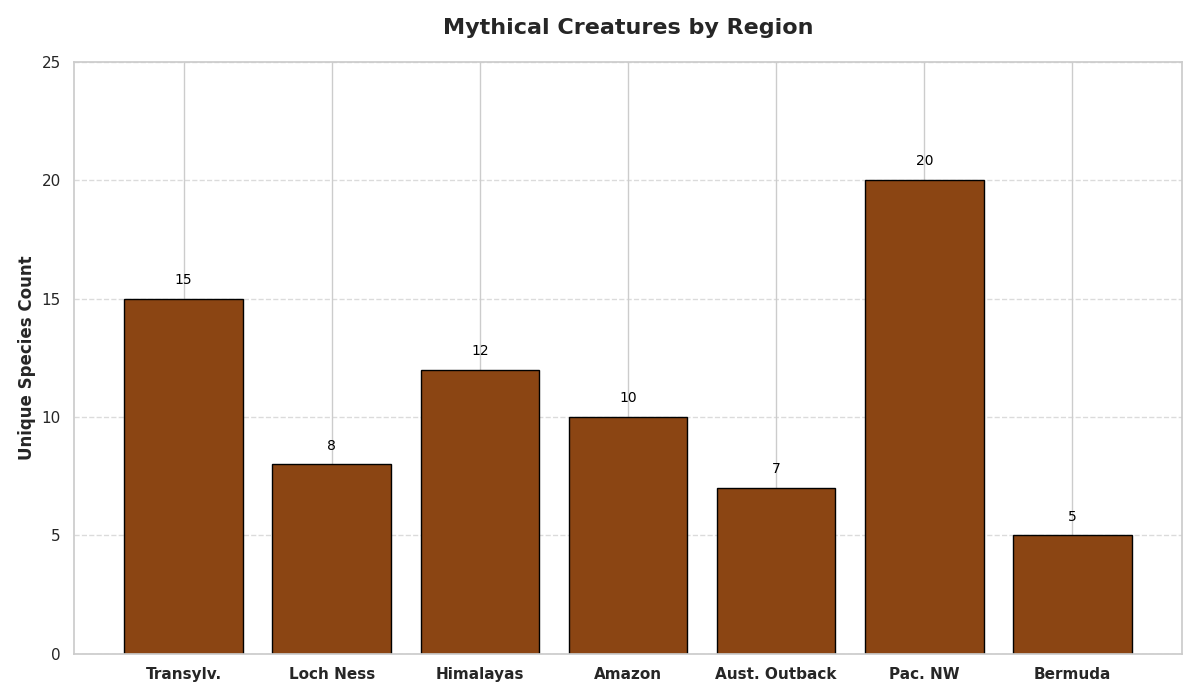

Recreate this plot in Python.
import matplotlib.pyplot as plt
import numpy as np

regions = ["Transylv.", "Loch Ness", "Himalayas", "Amazon", 
           "Aust. Outback", "Pac. NW", "Bermuda"]

cryptid_counts = [15, 8, 12, 10, 7, 20, 5]

uniform_color = '#8B4513'  

fig, ax = plt.subplots(figsize=(12, 7))
bars = ax.bar(regions, cryptid_counts, color=uniform_color, edgecolor='black')

for bar in bars:
    height = bar.get_height()
    ax.text(bar.get_x() + bar.get_width() / 2, height + 0.5,
            f'{int(height)}', ha='center', va='bottom', fontsize=10, color='black')

ax.set_ylabel('Unique Species Count', fontsize=12, fontweight='bold')
ax.set_title('Mythical Creatures by Region', fontsize=16, fontweight='bold', pad=20)
ax.set_ylim(0, max(cryptid_counts) + 5)
ax.grid(axis='y', linestyle='--', alpha=0.7)

ax.set_xticks(np.arange(len(regions)))
ax.set_xticklabels(regions, fontsize=11, weight='bold')

plt.tight_layout()
plt.show()
